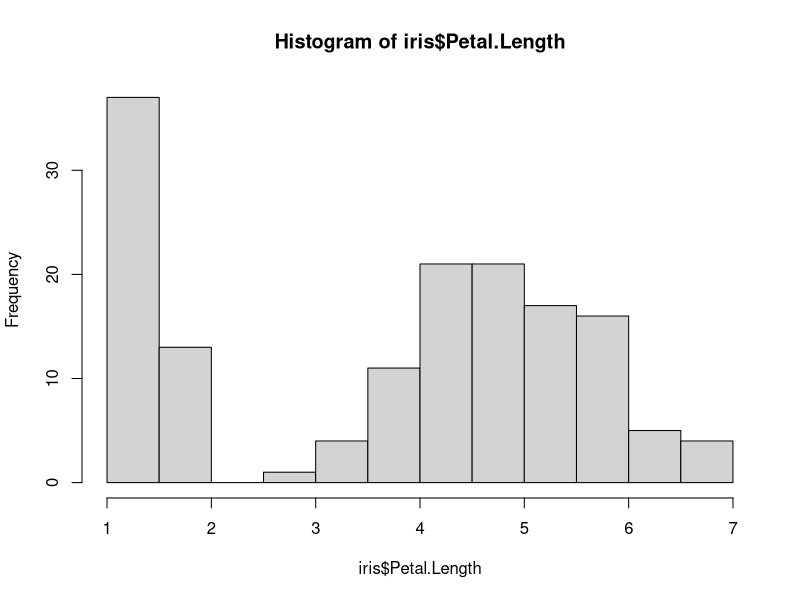
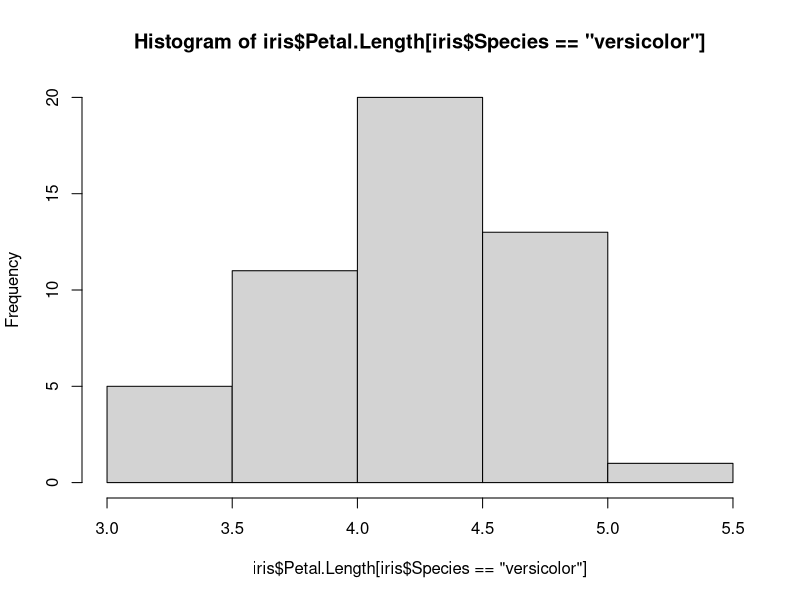
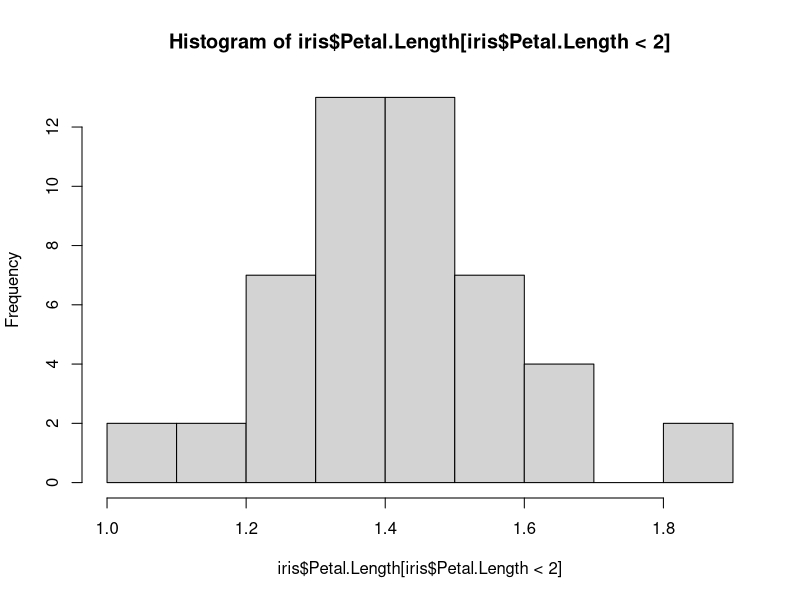
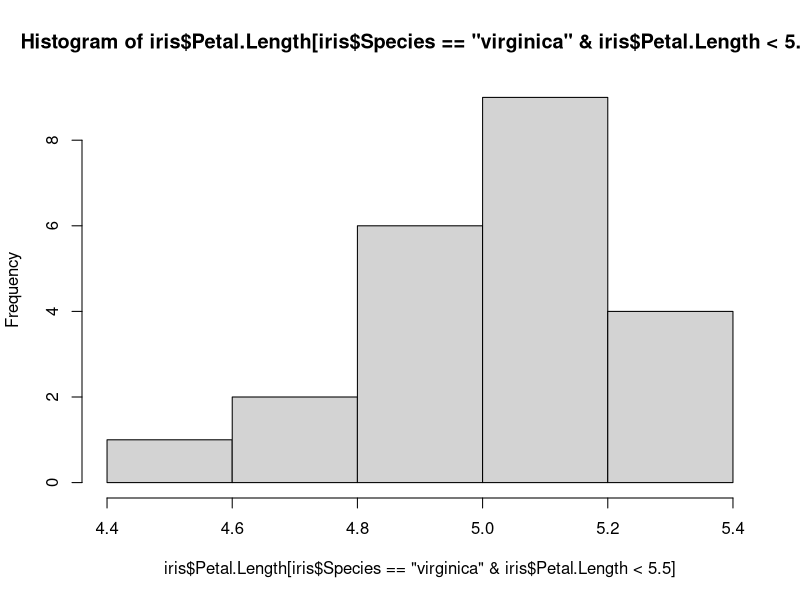

R code for these plots, in order:
library(datasets)

hist(iris$Petal.Length)
summary(iris$Petal.Length)

summary(iris$Species)

hist(iris$Petal.Length[iris$Species == "versicolor"])

hist(iris$Petal.Length[iris$Petal.Length < 2])

hist(iris$Petal.Length[iris$Species == "virginica" & iris$Petal.Length < 5.5])


i.setosa <- iris[iris$Species == "setosa", ]

head(i.setosa)

